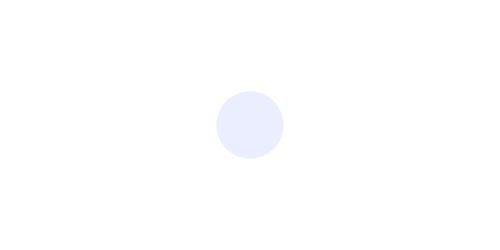
Frame 1 (no input)
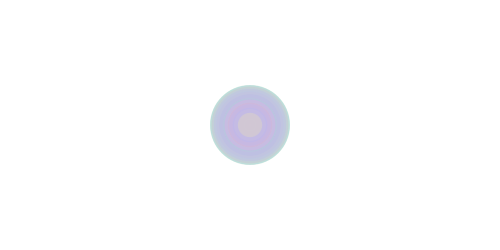
Frame 60 (the mouse pressed at the canvas centre just before this capture)
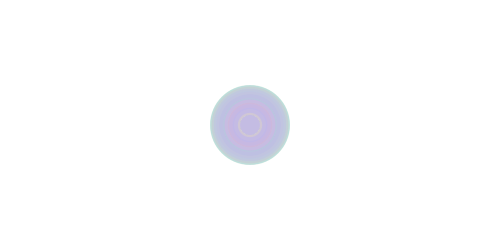
Frame 120 (the mouse held since frame 60 and released just before this capture)

The Processing sketch that drew these frames (run headless with seeded random() and noise(); from frame 60 on, the mouse is pressed at the canvas centre):

// Processing sketch: processing_72110
// ── processing_72110.pde

int counter;

void setup() {  //setup function called initially, only once
  size(500, 250);
  background(255);  //set background white
  colorMode(HSB);   //set colors to Hue, Saturation, Brightness mode
  counter = 0;
}

void draw() {  //draw function loops 
  counter++;
  noStroke();
  fill(random(255),100,255,50);
  
  if(mousePressed == true) { //add some interaction
    ellipse(mouseX, mouseY, 20, 20);
  }
  else {
    ellipse(width/2, height/2, 80*sin(counter), 80*sin(counter));
  }
}
